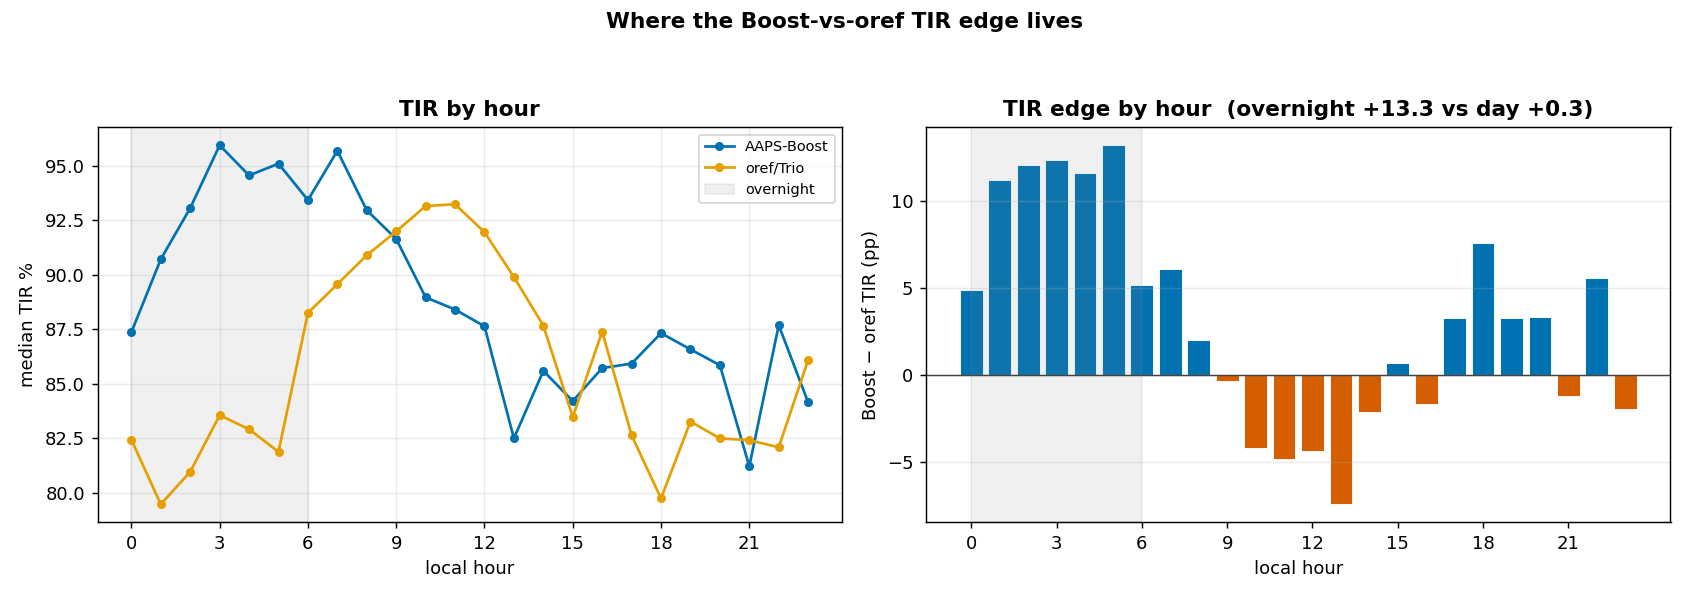

The script that saved this image:
#!/usr/bin/env python3
"""Regime decomposition of the Boost-vs-oref/Trio edge — WHERE does it live? (2026-07-08)

The cohort finding: Boost-dosing cohort (AAPS, V1+ generation) shows a small, consistent
TIR edge over the oref/Trio reference cohort (+2.9pp raw / +1.2pp difficulty-adjusted, NS).
This asks where that edge concentrates:
  - by LOCAL HOUR (overnight vs day) — a night-mode signal would live 00–06;
  - by METRIC (is the TIR gain from less high-time TAR>180, or less low-time TBR<70?).

Local hour: AAPS uses per-user tz_offset from the site registry (tz only, no secrets read);
the oref/Trio table already carries a local `hour` column. Median-across-users per cohort.
"""
import json
import os
import sys

import numpy as np
import pandas as pd
import psycopg2

# tz offset per AAPS tag (hours) — read from the registry, tz field only
_TZ = {}
try:
    for s in json.load(open(os.path.expanduser("~/.config/boost_backtest/sites.json")))["sites"]:
        _TZ[s["tag"]] = int(s.get("tz_offset_hours", 1))
except Exception:
    pass


def load():
    conn = psycopg2.connect("dbname=oref host=127.0.0.1 port=5432")
    a = pd.read_sql("""
        SELECT DISTINCT ON (user_id, floor(ts_epoch/300.0))
          user_id, ts_utc, cgm_mgdl AS bg
        FROM boost_decisions WHERE cgm_mgdl IS NOT NULL
        ORDER BY user_id, floor(ts_epoch/300.0), ts_epoch DESC
    """, conn)
    uth = pd.to_datetime(a.ts_utc, utc=True, format="mixed").dt.hour
    a["hour"] = [(h + _TZ.get(u, 1)) % 24 for h, u in zip(uth, a.user_id)]
    a["platform"] = "AAPS-Boost"
    t = pd.read_sql("""
        SELECT user_id, hour, cgm_mmol*18.0 AS bg FROM multiuser_combined WHERE cgm_mmol > 2
    """, conn)
    t["platform"] = "oref/Trio"
    conn.close()
    df = pd.concat([a[["user_id", "hour", "bg", "platform"]], t], ignore_index=True)
    return df[(df.bg > 20) & (df.bg < 500)]


def tir(x):
    return 100 * np.mean((x >= 70) & (x < 180))


def main():
    df = load()

    # per-user TIR/TBR/TAR by regime, then median across users per platform
    df["night"] = df.hour.between(0, 5)   # 00:00–05:59 local

    def cohort_regime(mask, label):
        sub = df[mask]
        rows = []
        for (p, u), g in sub.groupby(["platform", "user_id"]):
            bg = g.bg.values
            if len(bg) < 200:
                continue
            rows.append((p, tir(bg), 100 * np.mean(bg < 70), 100 * np.mean(bg > 180)))
        r = pd.DataFrame(rows, columns=["platform", "TIR", "TBR", "TAR"])
        med = r.groupby("platform")[["TIR", "TBR", "TAR"]].median()
        b, o = med.loc["AAPS-Boost"], med.loc["oref/Trio"]
        print(f"\n{label}:")
        print(f"  {'':8}{'TIR':>7}{'TBR<70':>8}{'TAR>180':>9}")
        print(f"  Boost  {b.TIR:>7.1f}{b.TBR:>8.1f}{b.TAR:>9.1f}")
        print(f"  oref   {o.TIR:>7.1f}{o.TBR:>8.1f}{o.TAR:>9.1f}")
        print(f"  GAP    {b.TIR-o.TIR:>+7.1f}{b.TBR-o.TBR:>+8.1f}{b.TAR-o.TAR:>+9.1f}")
        return dict(tir_gap=b.TIR - o.TIR, tbr_gap=b.TBR - o.TBR, tar_gap=b.TAR - o.TAR)

    print("=== REGIME DECOMPOSITION of the Boost-vs-oref edge ===")
    allr = cohort_regime(df.index.notna(), "ALL")
    night = cohort_regime(df.night, "OVERNIGHT (00:00–05:59 local)")
    day = cohort_regime(~df.night, "DAYTIME (06:00–23:59 local)")

    print("\n--- where the TIR edge lives ---")
    print(f"  overnight TIR gap {night['tir_gap']:+.1f}pp  vs  daytime {day['tir_gap']:+.1f}pp")
    print(f"  overall TIR gap {allr['tir_gap']:+.1f}pp splits: less high-time (TAR gap {allr['tar_gap']:+.1f}pp) "
          f"vs less low-time (TBR gap {allr['tbr_gap']:+.1f}pp)")

    # hourly TIR gap curve
    hourly = []
    for h in range(24):
        sub = df[df.hour == h]
        per = sub.groupby(["platform", "user_id"]).bg.apply(lambda x: tir(x.values) if len(x) > 50 else np.nan)
        med = per.groupby("platform").median()
        if "AAPS-Boost" in med and "oref/Trio" in med:
            hourly.append((h, med["AAPS-Boost"], med["oref/Trio"]))
    hr = pd.DataFrame(hourly, columns=["hour", "boost", "oref"])
    hr["gap"] = hr.boost - hr.oref
    chart(hr, allr, night, day)


def chart(hr, allr, night, day):
    import matplotlib
    matplotlib.use("Agg")
    import matplotlib.pyplot as plt
    fig, (a1, a2) = plt.subplots(1, 2, figsize=(13, 4.6))
    a1.plot(hr.hour, hr.boost, "-o", color="#0072B2", label="AAPS-Boost", ms=4)
    a1.plot(hr.hour, hr.oref, "-o", color="#E69F00", label="oref/Trio", ms=4)
    a1.axvspan(0, 6, color="#888", alpha=0.12, label="overnight")
    a1.set_xlabel("local hour"); a1.set_ylabel("median TIR %"); a1.set_title("TIR by hour", fontweight="bold")
    a1.legend(fontsize=8); a1.grid(alpha=0.25); a1.set_xticks(range(0, 24, 3))
    colors = ["#0072B2" if g >= 0 else "#D55E00" for g in hr.gap]
    a2.bar(hr.hour, hr.gap, color=colors, edgecolor="white", linewidth=0.5)
    a2.axvspan(0, 6, color="#888", alpha=0.12)
    a2.axhline(0, color="#444", lw=0.8)
    a2.set_xlabel("local hour"); a2.set_ylabel("Boost − oref TIR (pp)")
    a2.set_title(f"TIR edge by hour  (overnight {night['tir_gap']:+.1f} vs day {day['tir_gap']:+.1f})", fontweight="bold")
    a2.grid(axis="y", alpha=0.25); a2.set_xticks(range(0, 24, 3))
    fig.suptitle("Where the Boost-vs-oref TIR edge lives", fontsize=12, fontweight="bold")
    fig.tight_layout(rect=[0, 0, 1, 0.94])
    out = os.path.join(os.path.dirname(__file__), "cohort_regime.png")
    fig.savefig(out, dpi=130)
    print("->", out)


if __name__ == "__main__":
    main()
